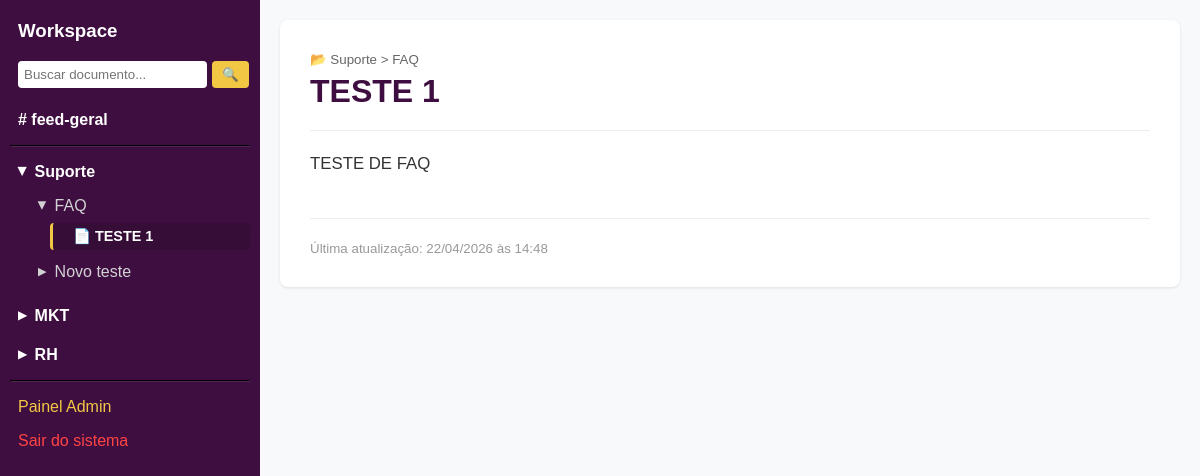
/pagina/1 (signed in), run on an earlier commit of the app's database.
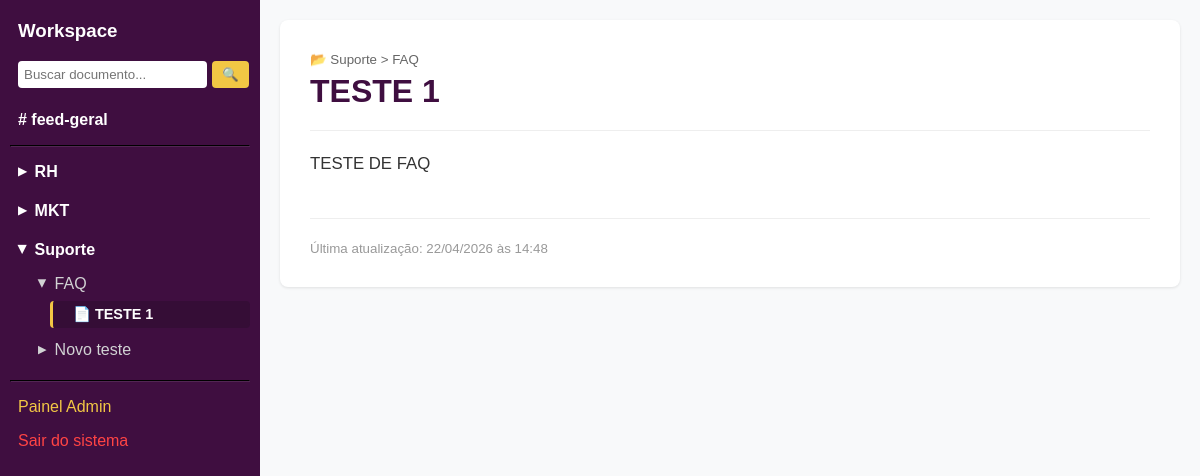
And on a later commit of the database.
### app/models.py (models this page shows)
class Setor(db.Model):
    id = db.Column(db.Integer, primary_key=True)
    nome = db.Column(db.String(50), nullable=False)
    ativo = db.Column(db.Boolean, default=True) # Botão Ligar/Desligar
    ordem = db.Column(db.Integer, default=0)    # Para o futuro Drag and Drop
    subcategorias = db.relationship('Subcategoria', backref='setor', lazy=True, cascade="all, delete-orphan")
    noticias = db.relationship('Noticia', backref='setor', lazy=True)

class Subcategoria(db.Model):
    id = db.Column(db.Integer, primary_key=True)
    nome = db.Column(db.String(50), nullable=False)
    ativo = db.Column(db.Boolean, default=True)
    ordem = db.Column(db.Integer, default=0)
    setor_id = db.Column(db.Integer, db.ForeignKey('setor.id'), nullable=False)
    paginas = db.relationship('Pagina', backref='subcategoria', lazy=True, cascade="all, delete-orphan")

class Pagina(db.Model):
    id = db.Column(db.Integer, primary_key=True)
    titulo = db.Column(db.String(100), nullable=False)
    conteudo = db.Column(db.Text, nullable=False)
    ativo = db.Column(db.Boolean, default=True)
    ordem = db.Column(db.Integer, default=0)
    data_atualizacao = db.Column(db.DateTime, default=datetime.utcnow, onupdate=datetime.utcnow)
    subcategoria_id = db.Column(db.Integer, db.ForeignKey('subcategoria.id'), nullable=False)

### app/routes.py (the view)
    @app.route('/pagina/<int:id>')
    @login_required
    def ver_pagina(id):
        pagina = Pagina.query.get_or_404(id)
        return render_template('pagina.html', pagina=pagina)

### app/templates/pagina.html
{% extends "base.html" %}
{% block content %}
    <div style="background: white; padding: 30px; border-radius: 8px; box-shadow: 0 1px 3px rgba(0,0,0,0.1);">
        <small style="color: #666;">
            📂 {{ pagina.subcategoria.setor.nome }} > {{ pagina.subcategoria.nome }}
        </small>
        <h1 style="color: #3F0E40; margin-top: 5px; margin-bottom: 20px;">{{ pagina.titulo }}</h1>
        <hr style="border: 0; border-top: 1px solid #eee; margin-bottom: 20px;">
        <div style="white-space: pre-wrap; line-height: 1.6; font-size: 1.05em; color: #333;">{{ pagina.conteudo }}</div>
        <hr style="border: 0; border-top: 1px solid #eee; margin: 40px 0 20px 0;">
        <small style="color: #999;">Última atualização: {{ pagina.data_atualizacao.strftime('%d/%m/%Y às %H:%M') }}</small>
    </div>
{% endblock %}

### app/templates/base.html (shortened to what this page needs)
<!DOCTYPE html>
<html lang="pt-br">
<head>
</head>
<body>
    <div class="sidebar">
        <h3 style="color: white; padding-left: 8px; margin-top: 0;">Workspace</h3>
        <div style="padding: 0 8px 15px 8px;">
            <form action="{{ url_for('busca') }}" method="GET" style="display: flex;">
                <input type="text" name="q" placeholder="Buscar documento..." required style="flex: 1; padding: 6px; border-radius: 4px; border: none; outline: none; font-family: sans-serif;">
                <button type="submit" style="background: #f2c744; border: none; padding: 6px 10px; margin-left: 5px; border-radius: 4px; cursor: pointer;">🔍</button>
            </form>
        </div>
        <a href="{{ url_for('home') }}" class="menu-link" style="padding-left: 8px; font-weight: bold; color: white;"># feed-geral</a>
        <hr>
        {% for setor in setores_menu %}
            <details {% if pagina is defined and pagina.subcategoria.setor_id == setor.id %}open{% endif %}>
                <summary>{{ setor.nome }}</summary>
                <div class="submenu">
                    {% for sub in setor.subcategorias %}
                        <details {% if pagina is defined and pagina.subcategoria_id == sub.id %}open{% endif %}>
                            <summary>{{ sub.nome }}</summary>
                            <div class="submenu">
                                {% if sub.paginas %}
                                    {% for p in sub.paginas %}
                                        <a href="{{ url_for('ver_pagina', id=p.id) }}" class="menu-link"
                                           style="font-size: 0.9em; padding: 5px 8px 5px 20px;
                                           {% if pagina is defined and pagina.id == p.id %}
                                               background: #350d36; color: white; font-weight: bold; border-left: 3px solid #f2c744;
                                           {% endif %}">
                                           📄 {{ p.titulo }}
                                        </a>
                                    {% endfor %}
                                {% else %}
                                    <span style="color: #666; padding-left: 20px; font-size: 0.8em;">(Vazio)</span>
                                {% endif %}
                            </div>
                        </details>
                    {% endfor %}
                </div>
            </details>
        {% endfor %}
        <hr>
        <a href="{{ url_for('admin_setores') }}" class="menu-link" style="padding-left: 8px; color: #f2c744;">Painel Admin</a>
        <a href="{{ url_for('logout') }}" class="menu-link" style="padding-left: 8px; color: #ff4444;">Sair do sistema</a>
    </div>
    <div class="content">
        {% block content %}{% endblock %}
    </div>
</body>
</html>

What changed in the data, as far as the page shows it:
shown differently, row unchanged: Setor "RH": moves up the list
changed Setor "MKT": moves down the list
